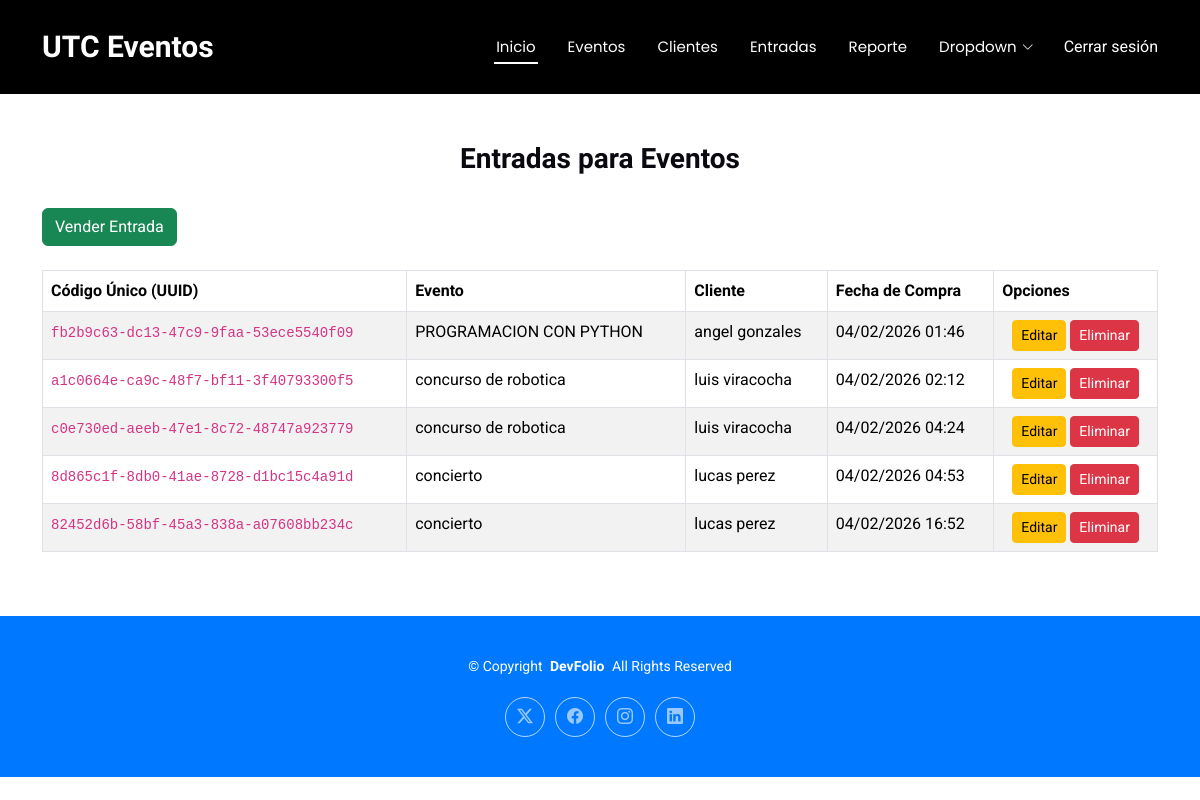
The page /entradas/ (signed in) on the database its author committed.
### Aplicaciones/eventos/models.py (models this page shows, shortened)
class Entrada(models.Model):
    id_unico = models.UUIDField(primary_key=True, default=uuid.uuid4, editable=False)
    evento = models.ForeignKey(Evento, on_delete=models.CASCADE)
    cliente = models.ForeignKey(Cliente, on_delete=models.CASCADE)
    fecha_compra = models.DateTimeField(auto_now_add=True)

class Evento(models.Model):
    nombre = models.CharField(max_length=200)
    fecha = models.DateField()
    hora_inicio = models.TimeField()
    capacidad_total = models.PositiveIntegerField()
    precio = models.DecimalField(max_digits=10, decimal_places=2)
    foto = models.FileField(upload_to='flayers')

class Cliente(models.Model):
    nombre = models.CharField(max_length=100)
    email = models.EmailField(unique=True)
    telefono = models.CharField(max_length=10)

### Aplicaciones/eventos/views.py (the view)
# urls.py: path('entradas/', views.listarEntradas, name='listarEntradas'),
@login_required
def listarEntradas(request):
    entradas = Entrada.objects.all().select_related('evento', 'cliente')
    return render(request, "entradas.html", {'entradas': entradas})

### Aplicaciones/eventos/templates/entradas.html (shortened to what this page needs)
{% extends 'plantilla.html' %} {% block content %}
<main id="main-content" class="flex-fill container py-5">
  <h3 class="text-center fw-bold">Entradas para Eventos</h3>
  <br />
  <a href="{% url 'nuevaEntrada' %}" class="btn btn-success">Vender Entrada</a>
  <div class="justify-content-center">
    <br />
    <table id="tabla_entradas" class="table table-bordered table-striped">
      <thead>
        <tr>
          <th>Código Único (UUID)</th>
          <th>Evento</th>
          <th>Cliente</th>
          <th>Fecha de Compra</th>
          <th>Opciones</th>
        </tr>
      </thead>
      <tbody>
        {% for entrada in entradas %}
        <tr>
          <td><code>{{ entrada.id_unico }}</code></td>
          <td>{{ entrada.evento.nombre }}</td>
          <td>{{ entrada.cliente.nombre }}</td>
          <td>{{ entrada.fecha_compra|date:"d/m/Y H:i" }}</td>
          <td class="text-center">
            <a
              href="{% url 'editarEntrada' entrada.id_unico %}"
              class="btn btn-warning btn-sm"
            >
              Editar
            </a>
            <a
              href="{% url 'eliminarEntrada' entrada.id_unico %}"
              class="btn btn-danger btn-sm"
              onclick="return confirm('¿Estás seguro de anular la entrada de {{ entrada.cliente.nombre }}?');"
            >
              Eliminar
            </a>
          </td>
        </tr>
        {% endfor %}
      </tbody>
    </table>
  </div>
</main>
{% endblock %}

### Aplicaciones/eventos/templates/plantilla.html (shortened to what this page needs)
{% load static %}
<!doctype html>
<html lang="en">
  <head>
    <link href="{% static 'tema/assets/vendor/bootstrap/css/bootstrap.min.css' %}" rel="stylesheet" />
    <link href="{% static 'tema/assets/vendor/bootstrap-icons/bootstrap-icons.css' %}" rel="stylesheet" />
    <link href="{% static 'tema/assets/vendor/aos/aos.css' %}" rel="stylesheet" />
    <link href="{% static 'tema/assets/vendor/glightbox/css/glightbox.min.css' %}" rel="stylesheet" />
    <link href="{% static 'tema/assets/vendor/swiper/swiper-bundle.min.css' %}" rel="stylesheet" />
    <link href="{% static 'tema/assets/css/main.css' %}" rel="stylesheet" />
    <link href="https://cdn.datatables.net/2.0.3/css/dataTables.bootstrap5.min.css" rel="stylesheet" />
    <link href="https://cdn.datatables.net/buttons/3.0.1/css/buttons.bootstrap5.min.css" rel="stylesheet" />
    <link href="https://cdnjs.cloudflare.com/ajax/libs/izitoast/1.4.0/css/iziToast.css" rel="stylesheet" />
    <link href="https://cdnjs.cloudflare.com/ajax/libs/bootstrap-fileinput/5.5.4/css/fileinput.min.css" rel="stylesheet" />
  </head>
  <body class="index-page">
    <header id="header" class="header d-flex align-items-center sticky-top">
      <div class="container-fluid container-xl position-relative d-flex align-items-center justify-content-between">
        <a href="{% url 'index' %}" class="logo d-flex align-items-center">
          <h1 class="sitename">UTC Eventos</h1>
        </a>
        <nav id="navmenu" class="navmenu">
          <ul>
            <li><a href="{% url 'index' %}" class="active">Inicio</a></li>
            <li><a href="{% url 'listarEventos' %}">Eventos</a></li>
            <li><a href="{% url 'listarClientes' %}">Clientes</a></li>
            <li><a href="{% url 'listarEntradas' %}">Entradas</a></li>
            <li><a href="{% url 'reporte_ventas' %}">Reporte</a></li>
            <li class="dropdown">
              <a href="#">
                <span>Dropdown</span>
                <i class="bi bi-chevron-down toggle-dropdown"></i>
              </a>
            </li>
            <li>
              <form action="{% url 'logout' %}" method="post" style="display:inline;">
                <button type="submit" class="nav-link btn btn-link p-0" style="color: inherit;">
                  Cerrar sesión
                </button>
              </form>
            </li>
          </ul>
        </nav>
      </div>
    </header>
    {% block content %}{% endblock %}
    <footer id="footer" class="footer accent-background">
      <div class="container">
        <div class="copyright text-center">
          <p>
            © <span>Copyright</span>
            <strong class="px-1 sitename">DevFolio</strong>
            <span>All Rights Reserved</span>
          </p>
        </div>
        <div class="social-links d-flex justify-content-center">
          <a href="https://x.com/utcCotopaxi"><i class="bi bi-twitter-x"></i></a>
          <a href="https://www.facebook.com/universidadtecnicadecotopaxi/?locale=es_LA"><i class="bi bi-facebook"></i></a>
          <a href="https://www.facebook.com/universidadtecnicadecotopaxi/?locale=es_LA"><i class="bi bi-instagram"></i></a>
          <a href="https://www.linkedin.com"><i class="bi bi-linkedin"></i></a>
        </div>
      </div>
    </footer>
  </body>
</html>

### entradas/static/tema/assets/css/main.css (style rules this page uses)
:root { --default-font: "Roboto", system-ui, -apple-system, "Segoe UI", Roboto, "Helvetica Neue", Arial, "Noto Sans", "Liberation Sans", sans-serif, "Apple Color Emoji", "Segoe UI Emoji", "Segoe UI Symbol", "Noto Color Emoji"; --heading-font: "Raleway", sans-serif; --nav-font: "Poppins", sans-serif; }
:root { --background-color: #ffffff; --default-color: #4e4e4e; --heading-color: #0a090f; --accent-color: #0078ff; --surface-color: #ffffff; --contrast-color: #ffffff; }
:root { --nav-color: #ffffff; --nav-hover-color: #ffffff; --nav-mobile-background-color: #ffffff; --nav-dropdown-background-color: #ffffff; --nav-dropdown-color: #212529; --nav-dropdown-hover-color: #0078ff; }
.accent-background { --background-color: #0078ff; --default-color: #ffffff; --heading-color: #ffffff; --accent-color: #ffffff; --surface-color: #3393ff; --contrast-color: #ffffff; }
:root { scroll-behavior: smooth; }
body { color: var(--default-color); background-color: var(--background-color); font-family: var(--default-font); }
a { color: var(--accent-color); text-decoration: none; transition: 0.3s; }
h1, h2, h3, h4, h5, h6 { color: var(--heading-color); font-family: var(--heading-font); }
.header { --background-color: #000000; --default-color: #ffffff; --heading-color: #ffffff; color: var(--default-color); background-color: var(--background-color); padding: 20px 0; transition: all 0.5s; z-index: 997; }
.header .logo { line-height: 1; }
.header .logo h1 { font-size: 30px; margin: 0; font-weight: 700; color: var(--heading-color); }
@media (min-width: 1200px) { .navmenu { padding: 0; } }
@media (min-width: 1200px) { .navmenu ul { margin: 0; padding: 0; display: flex; list-style: none; align-items: center; } }
@media (min-width: 1200px) { .navmenu li { position: relative; } }
@media (min-width: 1200px) { .navmenu>ul>li { white-space: nowrap; padding: 15px 14px; } }
@media (min-width: 1200px) { .navmenu>ul>li:last-child { padding-right: 0; } }
@media (min-width: 1200px) { .navmenu a, .navmenu a:focus { color: var(--nav-color); font-size: 15px; padding: 0 2px; font-family: var(--nav-font); font-weight: 400; display: flex; align-items: center; justify-content: space-between; white-space: nowrap; transition: 0.3s; position: relative; } }
@media (min-width: 1200px) { .navmenu a i, .navmenu a:focus i { font-size: 12px; line-height: 0; margin-left: 5px; transition: 0.3s; } }
@media (min-width: 1200px) { .navmenu>ul>li>a:before { content: ""; position: absolute; width: 100%; height: 2px; bottom: -6px; left: 0; background-color: var(--nav-hover-color); visibility: hidden; width: 0px; transition: all 0.3s ease-in-out 0s; } }
@media (min-width: 1200px) { .navmenu a:hover:before, .navmenu li:hover>a:before, .navmenu .active:before { visibility: visible; width: 100%; } }
@media (min-width: 1200px) { .navmenu li:hover>a, .navmenu .active, .navmenu .active:focus { color: var(--nav-hover-color); } }
.footer { color: var(--default-color); background-color: var(--background-color); font-size: 14px; padding: 40px 0; position: relative; }
.footer .copyright p { margin-bottom: 0; }
.footer .social-links { margin-top: 20px; }
.footer .social-links a { display: flex; align-items: center; justify-content: center; width: 40px; height: 40px; border-radius: 50%; border: 1px solid color-mix(in srgb, var(--default-color), transparent 30%); font-size: 16px; color: color-mix(in srgb, var(--default-color), transparent 40%); margin: 0 5px; transition: 0.3s; }

### rows shown on the page
Entrada: id_unico "fb2b9c63-dc13-47c9-9faa-53ece5540f09", evento.nombre "PROGRAMACION CON PYTHON", cliente.nombre "angel gonzales", fecha_compra "04/02/2026 01:46"
Entrada: id_unico "a1c0664e-ca9c-48f7-bf11-3f40793300f5", evento.nombre "concurso de robotica", cliente.nombre "luis viracocha", fecha_compra "04/02/2026 02:12"
Entrada: id_unico "c0e730ed-aeeb-47e1-8c72-48747a923779", evento.nombre "concurso de robotica", cliente.nombre "luis viracocha", fecha_compra "04/02/2026 04:24"
Entrada: id_unico "8d865c1f-8db0-41ae-8728-d1bc15c4a91d", evento.nombre "concierto", cliente.nombre "lucas perez", fecha_compra "04/02/2026 04:53"
Entrada: id_unico "82452d6b-58bf-45a3-838a-a07608bb234c", evento.nombre "concierto", cliente.nombre "lucas perez", fecha_compra "04/02/2026 16:52"
